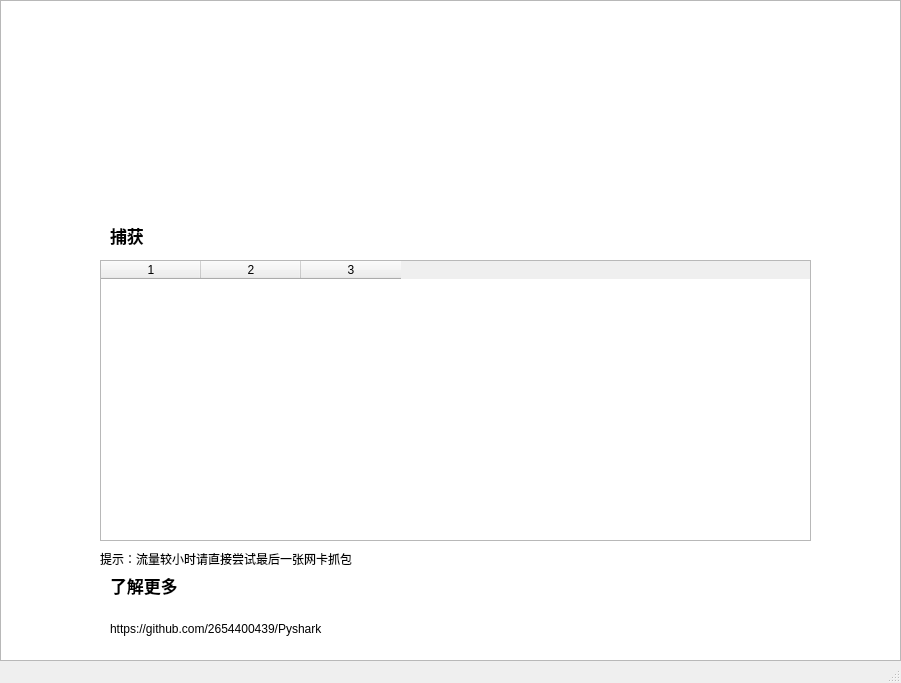
<?xml version="1.0" encoding="UTF-8"?>
<ui version="4.0">
 <class>MainWindow</class>
 <widget class="QMainWindow" name="MainWindow">
  <property name="enabled">
   <bool>true</bool>
  </property>
  <property name="geometry">
   <rect>
    <x>0</x>
    <y>0</y>
    <width>901</width>
    <height>683</height>
   </rect>
  </property>
  <property name="sizePolicy">
   <sizepolicy hsizetype="Preferred" vsizetype="Preferred">
    <horstretch>0</horstretch>
    <verstretch>0</verstretch>
   </sizepolicy>
  </property>
  <property name="windowTitle">
   <string>Pyshark</string>
  </property>
  <widget class="QWidget" name="centralwidget">
   <widget class="QLabel" name="label">
    <property name="geometry">
     <rect>
      <x>170</x>
      <y>50</y>
      <width>591</width>
      <height>151</height>
     </rect>
    </property>
    <property name="text">
     <string/>
    </property>
    <property name="pixmap">
     <pixmap>C:/Users/程逸飞/Desktop/1648712748(1).png</pixmap>
    </property>
   </widget>
   <widget class="QTextBrowser" name="textBrowser">
    <property name="geometry">
     <rect>
      <x>0</x>
      <y>0</y>
      <width>901</width>
      <height>661</height>
     </rect>
    </property>
   </widget>
   <widget class="QTableWidget" name="tableWidget">
    <property name="geometry">
     <rect>
      <x>100</x>
      <y>260</y>
      <width>711</width>
      <height>281</height>
     </rect>
    </property>
    <property name="layoutDirection">
     <enum>Qt::LeftToRight</enum>
    </property>
    <property name="selectionBehavior">
     <enum>QAbstractItemView::SelectRows</enum>
    </property>
    <property name="columnCount">
     <number>3</number>
    </property>
    <column/>
    <column/>
    <column/>
   </widget>
   <widget class="QLabel" name="label_2">
    <property name="geometry">
     <rect>
      <x>110</x>
      <y>220</y>
      <width>91</width>
      <height>31</height>
     </rect>
    </property>
    <property name="font">
     <font>
      <pointsize>13</pointsize>
      <weight>75</weight>
      <bold>true</bold>
     </font>
    </property>
    <property name="text">
     <string>捕获</string>
    </property>
   </widget>
   <widget class="QLabel" name="label_3">
    <property name="geometry">
     <rect>
      <x>110</x>
      <y>570</y>
      <width>91</width>
      <height>31</height>
     </rect>
    </property>
    <property name="font">
     <font>
      <pointsize>13</pointsize>
      <weight>75</weight>
      <bold>true</bold>
     </font>
    </property>
    <property name="text">
     <string>了解更多</string>
    </property>
   </widget>
   <widget class="QLabel" name="label_4">
    <property name="geometry">
     <rect>
      <x>110</x>
      <y>620</y>
      <width>381</width>
      <height>18</height>
     </rect>
    </property>
    <property name="text">
     <string>https://github.com/2654400439/Pyshark</string>
    </property>
   </widget>
   <widget class="QLabel" name="label_5">
    <property name="geometry">
     <rect>
      <x>100</x>
      <y>550</y>
      <width>381</width>
      <height>18</height>
     </rect>
    </property>
    <property name="font">
     <font>
      <pointsize>9</pointsize>
     </font>
    </property>
    <property name="text">
     <string>提示：流量较小时请直接尝试最后一张网卡抓包</string>
    </property>
   </widget>
   <zorder>textBrowser</zorder>
   <zorder>label</zorder>
   <zorder>tableWidget</zorder>
   <zorder>label_2</zorder>
   <zorder>label_3</zorder>
   <zorder>label_4</zorder>
   <zorder>label_5</zorder>
  </widget>
  <widget class="QStatusBar" name="statusbar"/>
 </widget>
 <resources/>
 <connections/>
</ui>
